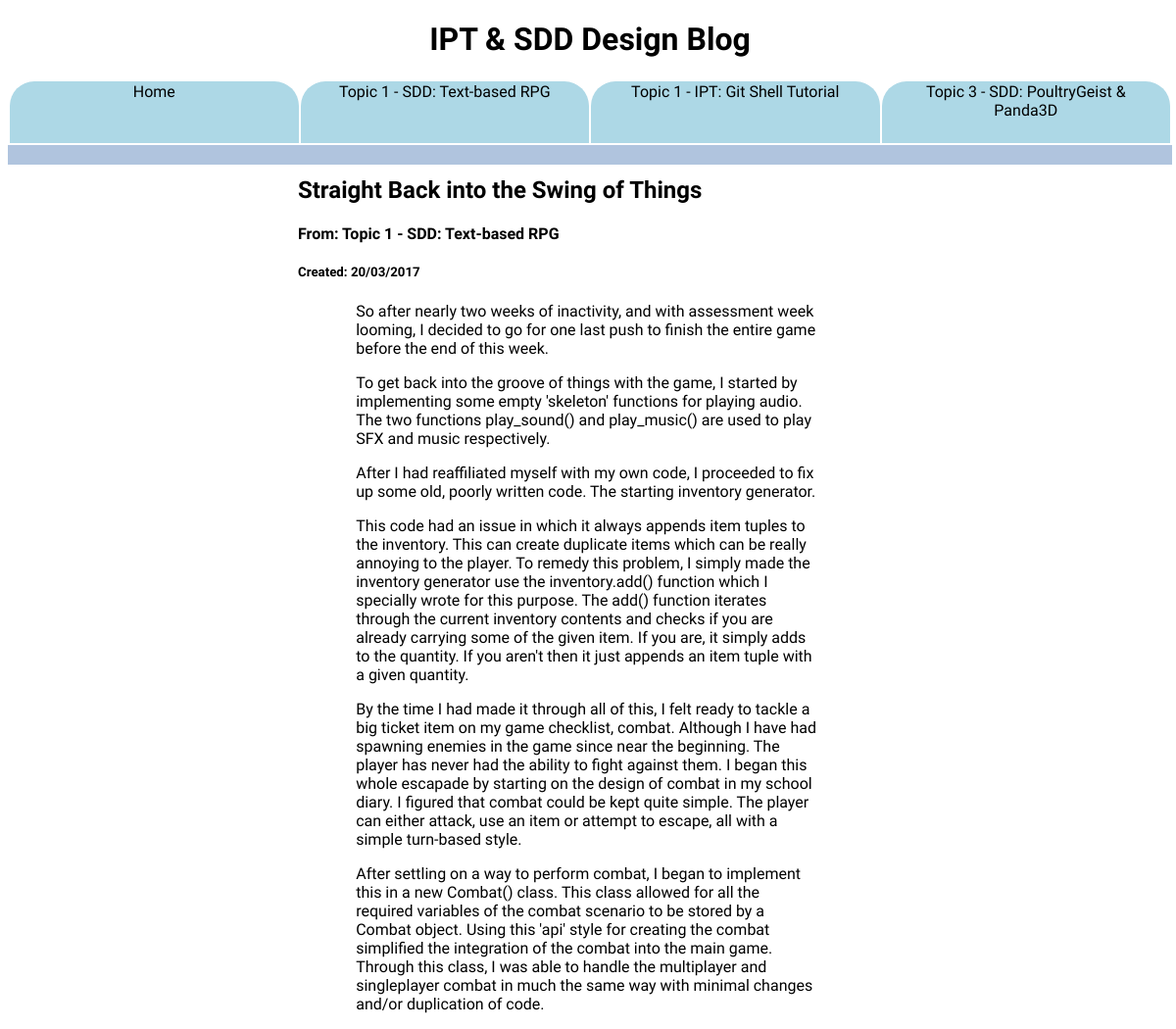
The page /post/29 on the database its author committed.
### tables this page shows
CREATE TABLE topics (
  	id INTEGER NOT NULL,
  	title TEXT NOT NULL,
  	subtitle TEXT NOT NULL,
    created TEXT NOT NULL,
  	PRIMARY KEY (id)
);

CREATE TABLE posts (
  	id INTEGER NOT NULL,
  	topicid INTEGER NOT NULL,
  	title TEXT NOT NULL,
    message TEXT NOT NULL,
    created TIMESTAMP NOT NULL,
    image TEXT NOT NULL,
  	PRIMARY KEY (id),
  	FOREIGN KEY (topicid) REFERENCES topics(id) ON DELETE CASCADE
);

### School_Blog/main.py (the view)
@app.route('/post/<post_id>')
def post_handler(post_id):
	post = Log.get(post_id)
	if not post:
		return render_template('404.html')
	topic = post.get_topic()
	return render_template('post_template.html', title=post.title, post=post, topic=topic, topics=Topic.get_main_page())

### School_Blog/db.py (called while the page is built)
    @staticmethod
    def get(id):
        cur.execute('''SELECT * FROM posts WHERE id = ?''', (id,))
        row = cur.fetchone()
        if row:
            id, uid, title, mess, date, image = row
            print(uid)
            return Log(eval(mess), title, image, uid, id, date)
        return None

    @staticmethod
    def get_newest(tid):
        cur.execute('''SELECT * FROM posts WHERE topicid = ? ORDER BY created DESC''', (tid,))
        row = cur.fetchone()
        if row:
            id, tid, title, message, created, image = row
            return Log(eval(message), title, image, tid, id, created)

    def get_topic(self):
        return Topic.get(self.topic)

    @staticmethod
    def get(id):
        cur.execute('''SELECT * FROM topics WHERE id = ? ORDER BY created ASC''', (id,))
        row = cur.fetchone()
        if row:
            id, title, subtitle, date = row
            return Topic(title, subtitle, date, id)
        return None

    @staticmethod
    def get_main_page():
        cur.execute('''SELECT * FROM topics ORDER BY created''')
        topics = []
        i = 0
        for row in cur:
            if i == 3:
                break
            id, title, sub, date = row
            topics.append(Topic(title, sub, date, id))
            i += 1
        for i in range(len(topics)):
            post = Log.get_newest(topics[i].id)
            topics[i].post = post
        return topics

### School_Blog/templates/post_template.html (shortened to what this page needs)
<!DOCTYPE html>
<html>
<head>
  <link rel="stylesheet" href="/static/css/main.css">
</head>
<body>
  <div class="header">
    <h1>IPT & SDD Design Blog</h1>
    <table>
      <tr>
        <td>
          <a href="/">Home</a>
        </td>
        {%for t in topics%}
        <td>
          <a href="/topic/{{t.id}}">{{t.title}}: {{t.subtitle}}</a>
        </td>
        {%endfor%}
      </tr>
    </table>
  </div>
  <div id="body_content">
    <h2>{{post.title}}</h2>
    <h4>From: {{topic.title}}: {{topic.subtitle}}</h4>
    <h5>Created: {{'/'.join(post.date[:10].split('-')[::-1])}}</h5>
    {%for a in post.text%}
    <p style="width:80%;margin: 0 auto;">{{a}}</p>
    {%endfor%}
  </div>
</body>
</html>

### School_Blog/static/css/main.css (style rules this page uses)
td { border-radius: 25px 25px 0px 0px; background-color: lightblue; width:17%; text-align: center; height: 30px; }
table { width: 100%; }
.header { width: 99%; position:fixed; background-color: white; top:0; border-bottom: 20px solid lightsteelblue; }
h1 { text-align:center; }
#body_content { margin: 180px auto 0 auto; text-align: left; width: 50%; }
body { font-family: 'Sarpanch', sans-serif; }
a { text-decoration: none; color: black; display:block; height:100%; padding:4%; }

### rows shown on the page
topics: title "Topic 1 - SDD", subtitle "Text-based RPG"
topics: title "Topic 1 - IPT", subtitle "Git Shell Tutorial"
topics: title "Topic 3 - SDD", subtitle "PoultryGeist & Panda3D"
posts: title "Straight Back into the Swing of Things", created "20/03/2017"

### other values the page prints
{{ a }} "So after nearly two weeks of inactivity, and with assessment week looming, I decided to go for one last push to finish the entire game before the end of this week." "After I had reaffiliated myself with my own code, I proceeded to fix up some old, poorly written code. The starting inventory generator."
